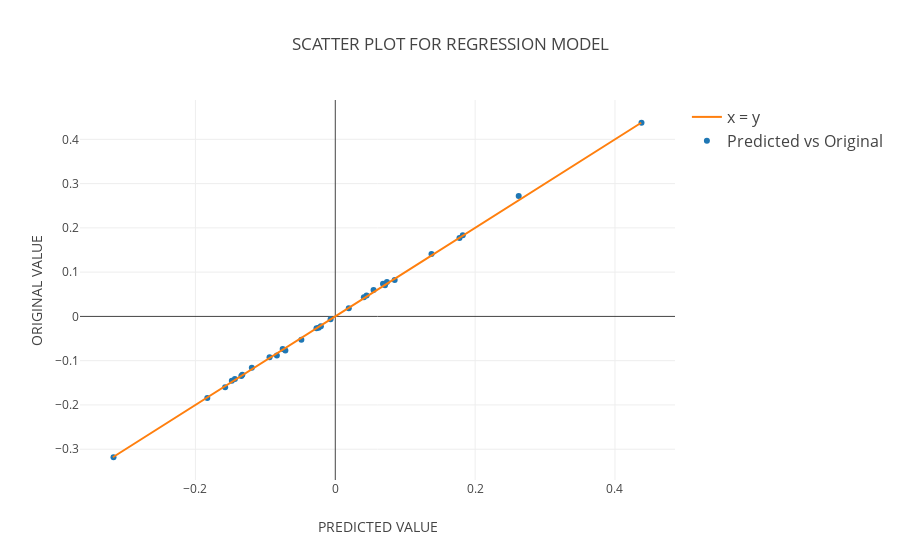

Here is the notebook cell this chart was saved with:
### Markdown cell above
## REGRESSION MODEL PLOT ##

### Code cell
trace1 = go.Scatter(
    x = reg.predict(X_test),
    y = Y_test,
    mode = 'markers',
    name = 'Predicted vs Original',
    line = dict(shape = 'linear')
)
trace2 = go.Scatter(
    x = Y_test,
    y = Y_test,
    mode = 'lines',
    name = 'x = y',
    line = dict(shape = 'linear')
)
data = [trace1, trace2]
layout = dict(
    title = 'SCATTER PLOT FOR REGRESSION MODEL',
    xaxis = dict(
        title = 'PREDICTED VALUE '
    ),
    yaxis = dict(
        title = 'ORIGINAL VALUE'
    ),
    legend = dict(
        traceorder = 'reversed',
        font = dict(size = 16)
    )
)
fig = dict(data = data, layout = layout)
plot.iplot(fig, filename = 'SYTOLICBP_Regression Model')

### Figure 1 — Plotly figure (JSON) as saved in the notebook; plotly's stock layout.template omitted (floating-point values rounded to 4 significant figures)
{"data": [{"line": {"shape": "linear"}, "mode": "markers", "name": "Predicted vs Original", "type": "scatter", "x": [-0.02372, -0.006711, 0.4379, 0.07105, -0.02692, 0.01928, 0.08493, 0.04473, -0.08357, -0.1575, -0.133, -0.1479, -0.04854, -0.1831, -0.09402, 0.05474, -0.1194, -0.07525, -0.02061, -0.1436, -0.3172, -0.1344, -0.07141, 0.06822, 0.04087, 0.1776, 0.07382, 0.2623, 0.1823, 0.1376], "y": [-0.02541, -0.006448, 0.4375, 0.0703, -0.02676, 0.01861, 0.08204, 0.04712, -0.08822, -0.1601, -0.1317, -0.1454, -0.05254, -0.1844, -0.09209, 0.05942, -0.116, -0.0735, -0.02197, -0.1416, -0.3181, -0.1346, -0.07713, 0.07402, 0.04331, 0.1771, 0.07746, 0.2723, 0.1833, 0.1412]}, {"line": {"shape": "linear"}, "mode": "lines", "name": "x = y", "type": "scatter", "x": [-0.02541, -0.006448, 0.4375, 0.0703, -0.02676, 0.01861, 0.08204, 0.04712, -0.08822, -0.1601, -0.1317, -0.1454, -0.05254, -0.1844, -0.09209, 0.05942, -0.116, -0.0735, -0.02197, -0.1416, -0.3181, -0.1346, -0.07713, 0.07402, 0.04331, 0.1771, 0.07746, 0.2723, 0.1833, 0.1412], "y": [-0.02541, -0.006448, 0.4375, 0.0703, -0.02676, 0.01861, 0.08204, 0.04712, -0.08822, -0.1601, -0.1317, -0.1454, -0.05254, -0.1844, -0.09209, 0.05942, -0.116, -0.0735, -0.02197, -0.1416, -0.3181, -0.1346, -0.07713, 0.07402, 0.04331, 0.1771, 0.07746, 0.2723, 0.1833, 0.1412]}], "layout": {"legend": {"font": {"size": 16}, "traceorder": "reversed"}, "title": "SCATTER PLOT FOR REGRESSION MODEL", "xaxis": {"title": "PREDICTED VALUE "}, "yaxis": {"title": "ORIGINAL VALUE"}}}
